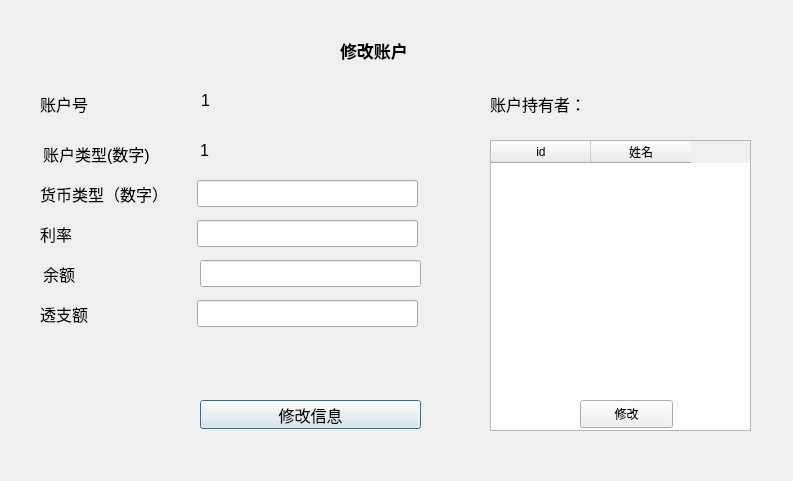
<?xml version="1.0" encoding="UTF-8"?>
<ui version="4.0">
 <class>Dialog</class>
 <widget class="QDialog" name="Dialog">
  <property name="geometry">
   <rect>
    <x>0</x>
    <y>0</y>
    <width>793</width>
    <height>481</height>
   </rect>
  </property>
  <property name="windowTitle">
   <string>Dialog</string>
  </property>
  <widget class="QLineEdit" name="currency_type">
   <property name="geometry">
    <rect>
     <x>197</x>
     <y>180</y>
     <width>221</width>
     <height>27</height>
    </rect>
   </property>
   <property name="font">
    <font>
     <pointsize>12</pointsize>
    </font>
   </property>
  </widget>
  <widget class="QLineEdit" name="overdraft">
   <property name="geometry">
    <rect>
     <x>197</x>
     <y>300</y>
     <width>221</width>
     <height>27</height>
    </rect>
   </property>
   <property name="font">
    <font>
     <pointsize>12</pointsize>
    </font>
   </property>
  </widget>
  <widget class="QLabel" name="label_8">
   <property name="geometry">
    <rect>
     <x>40</x>
     <y>300</y>
     <width>150</width>
     <height>27</height>
    </rect>
   </property>
   <property name="font">
    <font>
     <pointsize>12</pointsize>
    </font>
   </property>
   <property name="text">
    <string>透支额</string>
   </property>
  </widget>
  <widget class="QLabel" name="label_2">
   <property name="geometry">
    <rect>
     <x>43</x>
     <y>140</y>
     <width>150</width>
     <height>27</height>
    </rect>
   </property>
   <property name="font">
    <font>
     <pointsize>12</pointsize>
    </font>
   </property>
   <property name="text">
    <string>账户类型(数字)</string>
   </property>
  </widget>
  <widget class="QLabel" name="label_3">
   <property name="geometry">
    <rect>
     <x>40</x>
     <y>90</y>
     <width>150</width>
     <height>27</height>
    </rect>
   </property>
   <property name="font">
    <font>
     <pointsize>12</pointsize>
    </font>
   </property>
   <property name="text">
    <string>账户号</string>
   </property>
  </widget>
  <widget class="QLabel" name="label_5">
   <property name="geometry">
    <rect>
     <x>340</x>
     <y>40</y>
     <width>111</width>
     <height>21</height>
    </rect>
   </property>
   <property name="font">
    <font>
     <family>Bahnschrift SemiCondensed</family>
     <pointsize>13</pointsize>
     <weight>75</weight>
     <bold>true</bold>
    </font>
   </property>
   <property name="text">
    <string>修改账户</string>
   </property>
  </widget>
  <widget class="QLabel" name="label_4">
   <property name="geometry">
    <rect>
     <x>43</x>
     <y>260</y>
     <width>150</width>
     <height>27</height>
    </rect>
   </property>
   <property name="font">
    <font>
     <pointsize>12</pointsize>
    </font>
   </property>
   <property name="text">
    <string>余额</string>
   </property>
  </widget>
  <widget class="QLineEdit" name="brance">
   <property name="geometry">
    <rect>
     <x>200</x>
     <y>260</y>
     <width>221</width>
     <height>27</height>
    </rect>
   </property>
   <property name="font">
    <font>
     <pointsize>12</pointsize>
    </font>
   </property>
  </widget>
  <widget class="QLineEdit" name="rate">
   <property name="geometry">
    <rect>
     <x>197</x>
     <y>220</y>
     <width>221</width>
     <height>27</height>
    </rect>
   </property>
   <property name="font">
    <font>
     <pointsize>12</pointsize>
    </font>
   </property>
  </widget>
  <widget class="QLabel" name="label_7">
   <property name="geometry">
    <rect>
     <x>40</x>
     <y>180</y>
     <width>150</width>
     <height>27</height>
    </rect>
   </property>
   <property name="font">
    <font>
     <pointsize>12</pointsize>
    </font>
   </property>
   <property name="text">
    <string>货币类型（数字）</string>
   </property>
  </widget>
  <widget class="QPushButton" name="ModifyBtn">
   <property name="geometry">
    <rect>
     <x>200</x>
     <y>400</y>
     <width>221</width>
     <height>29</height>
    </rect>
   </property>
   <property name="font">
    <font>
     <pointsize>12</pointsize>
    </font>
   </property>
   <property name="autoFillBackground">
    <bool>true</bool>
   </property>
   <property name="text">
    <string>修改信息</string>
   </property>
  </widget>
  <widget class="QLabel" name="label_9">
   <property name="geometry">
    <rect>
     <x>40</x>
     <y>220</y>
     <width>150</width>
     <height>27</height>
    </rect>
   </property>
   <property name="font">
    <font>
     <pointsize>12</pointsize>
    </font>
   </property>
   <property name="text">
    <string>利率</string>
   </property>
  </widget>
  <widget class="QLabel" name="account_id">
   <property name="geometry">
    <rect>
     <x>201</x>
     <y>90</y>
     <width>211</width>
     <height>20</height>
    </rect>
   </property>
   <property name="font">
    <font>
     <pointsize>12</pointsize>
    </font>
   </property>
   <property name="text">
    <string>1</string>
   </property>
  </widget>
  <widget class="QLabel" name="account_type">
   <property name="geometry">
    <rect>
     <x>200</x>
     <y>140</y>
     <width>211</width>
     <height>21</height>
    </rect>
   </property>
   <property name="font">
    <font>
     <pointsize>12</pointsize>
    </font>
   </property>
   <property name="text">
    <string>1</string>
   </property>
  </widget>
  <widget class="QTableWidget" name="tableWidget">
   <property name="geometry">
    <rect>
     <x>490</x>
     <y>140</y>
     <width>261</width>
     <height>291</height>
    </rect>
   </property>
   <column>
    <property name="text">
     <string>id</string>
    </property>
   </column>
   <column>
    <property name="text">
     <string>姓名</string>
    </property>
   </column>
  </widget>
  <widget class="QPushButton" name="modify">
   <property name="geometry">
    <rect>
     <x>580</x>
     <y>400</y>
     <width>93</width>
     <height>28</height>
    </rect>
   </property>
   <property name="text">
    <string>修改</string>
   </property>
  </widget>
  <widget class="QLabel" name="label_6">
   <property name="geometry">
    <rect>
     <x>490</x>
     <y>90</y>
     <width>150</width>
     <height>27</height>
    </rect>
   </property>
   <property name="font">
    <font>
     <pointsize>12</pointsize>
    </font>
   </property>
   <property name="text">
    <string>账户持有者：</string>
   </property>
  </widget>
 </widget>
 <resources/>
 <connections/>
</ui>
